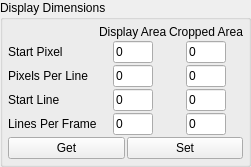
                   <widget class="QGroupBox" name="groupBox_DisplayDimension">
                    <property name="sizePolicy">
                     <sizepolicy hsizetype="Minimum" vsizetype="Minimum">
                      <horstretch>0</horstretch>
                      <verstretch>0</verstretch>
                     </sizepolicy>
                    </property>
                    <property name="toolTip">
                     <string/>
                    </property>
                    <property name="title">
                     <string>Display Dimensions</string>
                    </property>
                    <layout class="QVBoxLayout" name="verticalLayout_8">
                     <property name="spacing">
                      <number>2</number>
                     </property>
                     <property name="leftMargin">
                      <number>5</number>
                     </property>
                     <property name="topMargin">
                      <number>5</number>
                     </property>
                     <property name="rightMargin">
                      <number>5</number>
                     </property>
                     <property name="bottomMargin">
                      <number>5</number>
                     </property>
                     <item>
                      <layout class="QGridLayout" name="gridLayout_14">
                       <property name="spacing">
                        <number>2</number>
                       </property>
                       <item row="4" column="0">
                        <widget class="QLabel" name="label_DispLinesPerFrame">
                         <property name="text">
                          <string>Lines Per Frame</string>
                         </property>
                        </widget>
                       </item>
                       <item row="4" column="2" alignment="Qt::AlignHCenter">
                        <widget class="QLineEdit" name="lineEdit_CropAreaLinesPerFrame">
                         <property name="maximumSize">
                          <size>
                           <width>40</width>
                           <height>16777215</height>
                          </size>
                         </property>
                         <property name="toolTip">
                          <string>Range : 0 - Y Resolution</string>
                         </property>
                         <property name="text">
                          <string>0</string>
                         </property>
                         <property name="maxLength">
                          <number>4</number>
                         </property>
                        </widget>
                       </item>
                       <item row="2" column="1" alignment="Qt::AlignHCenter">
                        <widget class="QLineEdit" name="lineEdit_DispAreaPixPerFrame">
                         <property name="maximumSize">
                          <size>
                           <width>40</width>
                           <height>16777215</height>
                          </size>
                         </property>
                         <property name="toolTip">
                          <string>Range :  0 - (Y Resolution - Start)</string>
                         </property>
                         <property name="text">
                          <string>0</string>
                         </property>
                         <property name="maxLength">
                          <number>4</number>
                         </property>
                        </widget>
                       </item>
                       <item row="1" column="0">
                        <widget class="QLabel" name="label_DispFirstPix">
                         <property name="text">
                          <string>Start Pixel</string>
                         </property>
                        </widget>
                       </item>
                       <item row="3" column="1" alignment="Qt::AlignHCenter">
                        <widget class="QLineEdit" name="lineEdit_DispAreaFirstLine">
                         <property name="maximumSize">
                          <size>
                           <width>40</width>
                           <height>16777215</height>
                          </size>
                         </property>
                         <property name="toolTip">
                          <string>Range : 0 - (X Resolution - Start)</string>
                         </property>
                         <property name="text">
                          <string>0</string>
                         </property>
                         <property name="maxLength">
                          <number>4</number>
                         </property>
                        </widget>
                       </item>
                       <item row="4" column="1" alignment="Qt::AlignHCenter">
                        <widget class="QLineEdit" name="lineEdit_DispAreaLinesPerFrame">
                         <property name="maximumSize">
                          <size>
                           <width>40</width>
                           <height>16777215</height>
                          </size>
                         </property>
                         <property name="toolTip">
                          <string>Range : 0 - Y Resolution</string>
                         </property>
                         <property name="text">
                          <string>0</string>
                         </property>
                         <property name="maxLength">
                          <number>4</number>
                         </property>
                        </widget>
                       </item>
                       <item row="2" column="2" alignment="Qt::AlignHCenter">
                        <widget class="QLineEdit" name="lineEdit_CropAreaPixelsPerLine">
                         <property name="maximumSize">
                          <size>
                           <width>40</width>
                           <height>16777215</height>
                          </size>
                         </property>
                         <property name="toolTip">
                          <string>Range :  0 - (Y Resolution - Start)</string>
                         </property>
                         <property name="text">
                          <string>0</string>
                         </property>
                         <property name="maxLength">
                          <number>4</number>
                         </property>
                        </widget>
                       </item>
                       <item row="3" column="2" alignment="Qt::AlignHCenter">
                        <widget class="QLineEdit" name="lineEdit_CropAreaFirstLine">
                         <property name="maximumSize">
                          <size>
                           <width>40</width>
                           <height>16777215</height>
                          </size>
                         </property>
                         <property name="toolTip">
                          <string>Range : 0 - (X Resolution - Start)</string>
                         </property>
                         <property name="text">
                          <string>0</string>
                         </property>
                         <property name="maxLength">
                          <number>4</number>
                         </property>
                        </widget>
                       </item>
                       <item row="1" column="2" alignment="Qt::AlignHCenter">
                        <widget class="QLineEdit" name="lineEdit_CropAreaFirstPix">
                         <property name="maximumSize">
                          <size>
                           <width>40</width>
                           <height>16777215</height>
                          </size>
                         </property>
                         <property name="toolTip">
                          <string>Range : 0 - X Resolution</string>
                         </property>
                         <property name="inputMethodHints">
                          <set>Qt::ImhDigitsOnly</set>
                         </property>
                         <property name="text">
                          <string>0</string>
                         </property>
                         <property name="maxLength">
                          <number>4</number>
                         </property>
                        </widget>
                       </item>
                       <item row="1" column="1" alignment="Qt::AlignHCenter">
                        <widget class="QLineEdit" name="lineEdit_DispAreaFirstPixel">
                         <property name="maximumSize">
                          <size>
                           <width>40</width>
                           <height>16777215</height>
                          </size>
                         </property>
                         <property name="toolTip">
                          <string>Range : 0 - X Resolution</string>
                         </property>
                         <property name="text">
                          <string>0</string>
                         </property>
                         <property name="maxLength">
                          <number>4</number>
                         </property>
                        </widget>
                       </item>
                       <item row="0" column="1">
                        <widget class="QLabel" name="label_DispArea">
                         <property name="text">
                          <string>Display Area</string>
                         </property>
                        </widget>
                       </item>
                       <item row="0" column="2">
                        <widget class="QLabel" name="label_CropArea">
                         <property name="text">
                          <string>Cropped Area</string>
                         </property>
                        </widget>
                       </item>
                       <item row="3" column="0">
                        <widget class="QLabel" name="label_DispFirstLine">
                         <property name="text">
                          <string>Start Line</string>
                         </property>
                        </widget>
                       </item>
                       <item row="2" column="0">
                        <widget class="QLabel" name="label_DispPixPerLine">
                         <property name="text">
                          <string>Pixels Per Line</string>
                         </property>
                        </widget>
                       </item>
                      </layout>
                     </item>
                     <item>
                      <layout class="QHBoxLayout" name="horizontalLayout_10">
                       <property name="spacing">
                        <number>2</number>
                       </property>
                       <item>
                        <widget class="QPushButton" name="pushButton_GetDisplayConfiguration">
                         <property name="text">
                          <string>Get</string>
                         </property>
                        </widget>
                       </item>
                       <item>
                        <widget class="QPushButton" name="pushButton_SetDisplayConfiguration">
                         <property name="text">
                          <string>Set</string>
                         </property>
                        </widget>
                       </item>
                      </layout>
                     </item>
                    </layout>
                   </widget>
